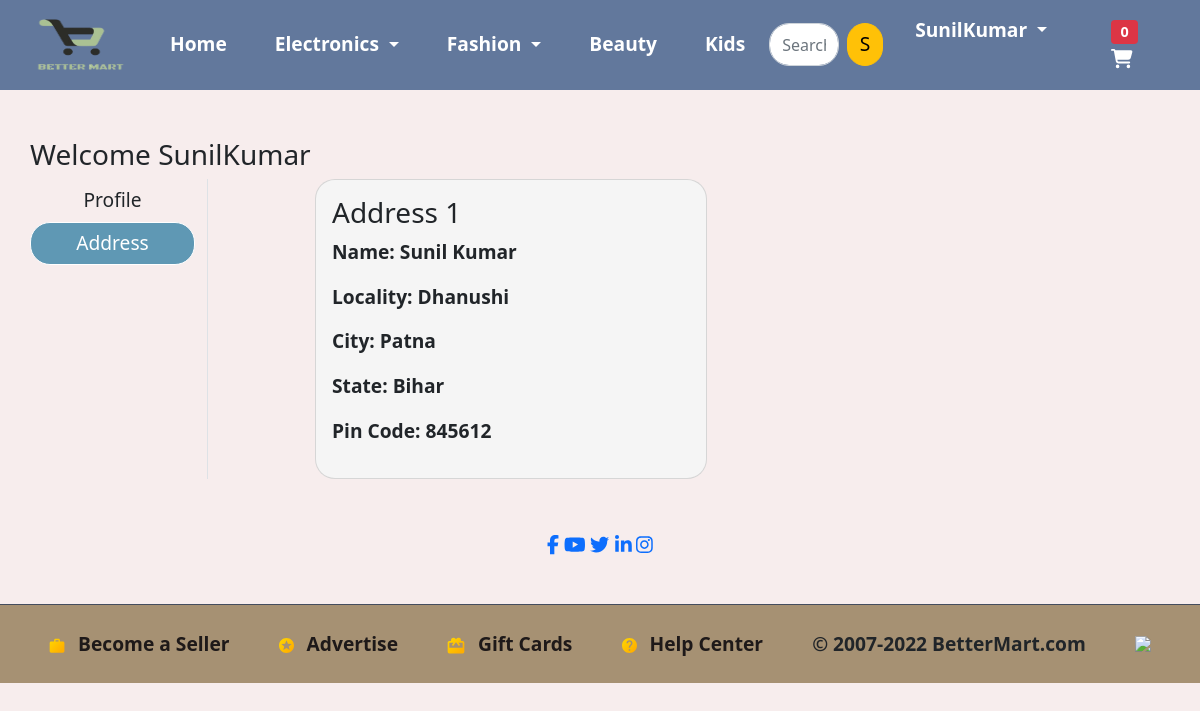
Screenshot of /address/ (signed in) with the database file from the repository.
### app/models.py (models this page shows, shortened)
class Customer(models.Model):
    user = models.ForeignKey(User, on_delete=models.CASCADE)
    name = models.CharField(max_length=200)
    locality =models.CharField(max_length=200)
    city = models.CharField(max_length=50)
    zipcode = models.IntegerField()
    state = models.CharField(choices=STATE_CHOICES, max_length=50)

### app/views.py (the view)
# urls.py: path('address/', views.address, name='address'),
@login_required
def address(request):
    totalitem=0
    add = Customer.objects.filter(user=request.user)
    if request.user.is_authenticated:
        totalitem=len(Cart.objects.filter(user=request.user))
    return render(request, 'app/address.html', {'add':add , 'active':'btn-primary' , 'totalitem':totalitem  })

### app/templates/app/address.html (shortened to what this page needs)
{% extends 'app/base.html' %}
{% load static %}
{% block main-content %}
<div class="container my-5">
 <div class="row">
 <h3>Welcome <span class="text-capitalize">{{request.user}}</span></h3>
  <div class="col-sm-2 border-end">
   <ul class="list-unstyled">
    <li class="d-grid"><a href="{% url 'profile' %}" class="btn ">Profile</a></li>
    <li class="d-grid"><a href="{% url 'address' %}" class="btn {{active}}">Address</a></li>
   </ul>
  </div>
  <div class="col-sm-9 offset-sm-1">
   <div class="row">
    {% for ad in add %}
    <div class="col-sm-6">
     <div class="card">
      <div class="card-body">
       <h3>Address {{forloop.counter}}</h3>
       <p>Name: {{ad.name}}</p>
       <p>Locality: {{ad.locality}}</p>
       <p>City: {{ad.city}}</p>
       <p>State: {{ad.state}}</p>
       <p> Pin Code: {{ad.zipcode}}</p>
      </div>
     </div>
    </div>
    {% endfor %}
   </div>
  </div>
 </div>
</div>
{% endblock main-content %}

### app/templates/app/base.html (shortened to what this page needs)
<!doctype html>
{% load static %}
<html lang="en">
  <head>
    <link rel="stylesheet"
        href="https://cdn.jsdelivr.net/npm/@fortawesome/fontawesome-free@5.15.4/css/fontawesome.min.css">
    <link rel="stylesheet" href="{% static 'app/css/owl.carousel.min.css' %}">
    <link rel="stylesheet" href="{% static 'app/css/all.min.css' %}">
    <link rel="stylesheet" href="{% static 'app/css/bootstrap.min.css' %}">
    <link rel="stylesheet" href="{% static 'app/css/style.css' %}">
  </head>
  <body>
    <nav class="navbar navbar-expand-lg navbar-dark bg-primary">
     <div class="container">
       <a class="navbar-brand" href="/"><img src="{% static 'app/images/product/logo.png' height="50" width="50"%}" alt="" srcset="" height="60" width="100">  </a>
       <div class="collapse navbar-collapse" id="navbarSupportedContent">
         <ul class="navbar-nav me-auto mb-2 mb-lg-0">
           <li class="nav-item">
             <a class="nav-link active" aria-current="page" href="/">Home</a>
           </li>
           <li class="nav-item dropdown">
             <a class="nav-link dropdown-toggle text-white" href="#" id="electronicsDropdown" role="button" data-bs-toggle="dropdown" aria-expanded="false">
               Electronics
             </a>
           </li>
           <li class="nav-item dropdown">
             <a class="nav-link dropdown-toggle text-white" href="#" id="fashionDropdown" role="button" data-bs-toggle="dropdown" aria-expanded="false">
               Fashion
             </a>
           </li>
           <li class="nav-item">
            <a class="nav-link active" aria-current="page" href="/">Beauty</a>
          </li>
          <li class="nav-item">
            <a class="nav-link active" aria-current="page" href="/">Kids</a>
          </li>
         </ul>
         <form class="d-flex" action="/search/" method=="get">
           <input class="form-control me-2" type="text" placeholder="Search" name="query" id="query"/>
           <button class="btn btn-warning" type="submit">S</button>
         </form>
         <div>
          <ul class="navbar-nav me-auto mb-2 mb-lg-0">
            {% if request.user.is_authenticated %}
           <li class="nav-item dropdown mx-2">
              <a class="nav-link dropdown-toggle text-white" href="#" id="profileDropdown" role="button" data-bs-toggle="dropdown" aria-expanded="false">
                {{request.user.username|capfirst}}
              </a>
            </li>
            <li class="nav-item mx-2">
             <a href="{% url 'showcart' %}" class="nav-link text-white "><span class="badge bg-danger">{{totalitem}}</span> <i class="fa-solid fa-cart-shopping cart"></i> </a>
            </li>
            {% endif %}
          </ul>
         </div>
       </div>
     </div>
    </nav>
    {% block main-content %} {% endblock main-content %}
    <div class="footer">
      <div class="icon">
          <a href="https://www.facebook.com"><i class="fa-brands fa-facebook-f"></i></a>
          <a href="https://www.youtube.com"><i class="fa-brands fa-youtube"></i></a>
          <a href="https://www.twitter.com"><i class="fa-brands fa-twitter"></i></a>
          <a href="https://www.linkedin.com"><i class="fa-brands fa-linkedin-in"></i></a>
          <a href="https://www.instagram.com"><i class="fa-brands fa-instagram"></i></a>
      </div>
    </div>
    <div>
      <div class="_2uz0vJ">
        <div>
          <img>
          <a href="#">
            <span class="hDTmm5">Become a Seller</span>
          </a>
      </div>
      <div>
        <img>
        <a href="#">
          <span class="hDTmm5">Advertise</span>
        </a>
      </div>
      <div>
        <img>
      <a href="#">
        <span class="hDTmm5">Gift Cards</span>
      </a>
      </div>
      <div>
        <img>
    <a href="#">
      <span class="hDTmm5">Help Center</span>
    </a>
     </div>
     <span class="z3ht-w">© 2007-2022 <span>BetterMart.com</span></span>
     <img src="https://static-assets-web.flixcart.com/www/linchpin/fk-cp-zion/img/payment-method_69e7ec.svg">
    </div>
  </body>
</html>

### app/static/app/css/style.css (style rules this page uses)
.footer { width: 100%; text-align: center; padding: 4px 0; }
.col, .row { width: 100%; display: -webkit-flex; display: -ms-flexbox; display: flex; -webkit-flex-flow: row wrap; -ms-flex-flow: row wrap; flex-flow: row wrap; }
._2uz0vJ { border-top: 1px solid #454d5e; padding: 25px 0; margin-top: 40px; width: 100%; display: -webkit-flex; display: -ms-flexbox; display: flex; -webkit-justify-content: space-evenly; -ms-flex-pack: space-evenly; justify-content: space-evenly; -webkit-align-items: center; -ms-flex-align: center; align-items: center; background-color: rgb(93 62 4 / 52%); }
._2uz0vJ .hDTmm5 { color: rgb(30, 25, 25); margin-left: 8px; }

### rows the page displays
Customer: name "Sunil Kumar", locality "Dhanushi", city "Patna", state "Bihar", zipcode "845612"

### other values shown
{{ request.user.username|capfirst }} "SunilKumar"
{{ totalitem }} "0"
{{ request.user }} "SunilKumar"
